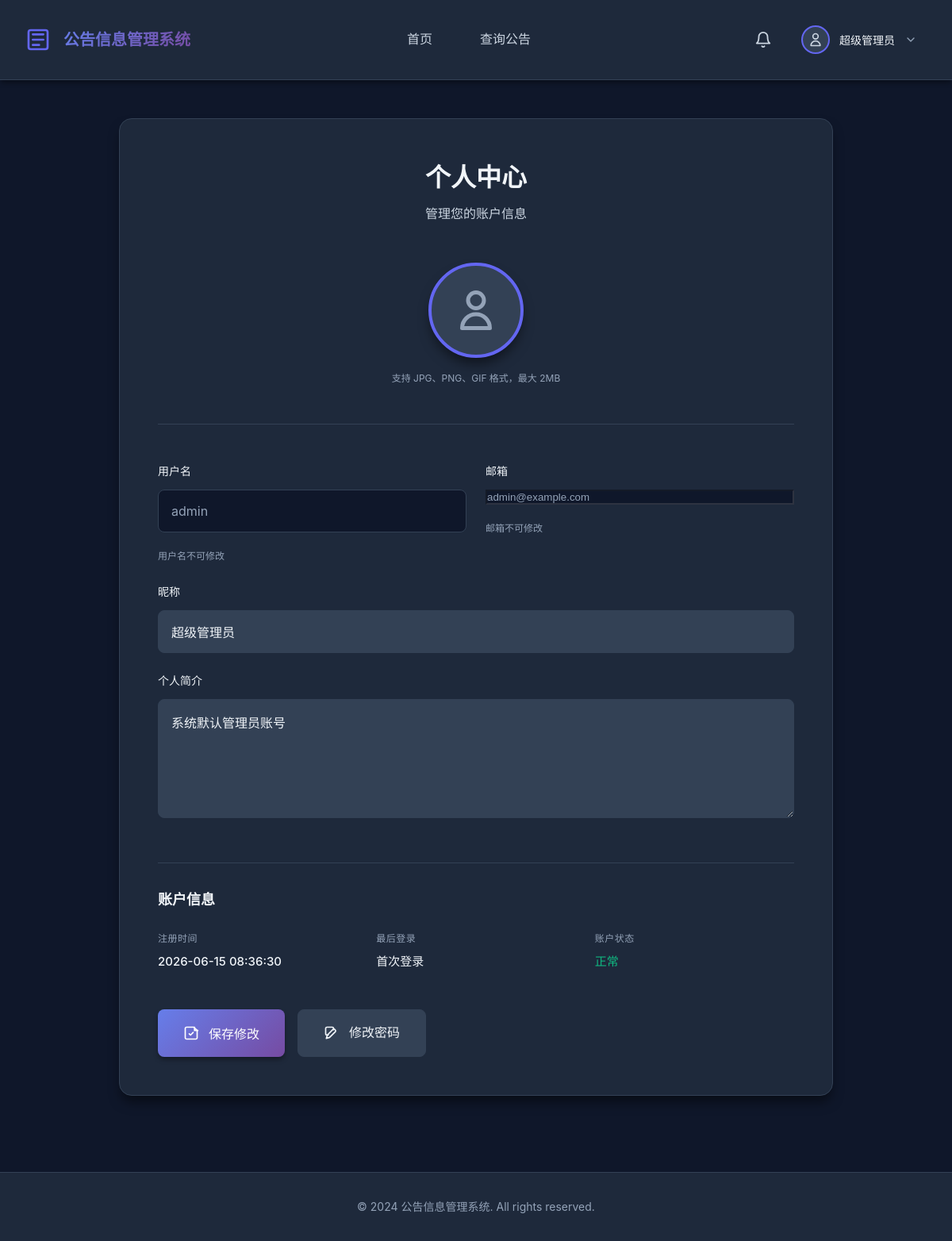
The app's page /profile.php (signed in) with its own data.
### tables this page shows
CREATE TABLE IF NOT EXISTS users (
    id INT AUTO_INCREMENT PRIMARY KEY,
    username VARCHAR(50) NOT NULL UNIQUE COMMENT '用户名',
    email VARCHAR(100) NOT NULL UNIQUE COMMENT '邮箱',
    password VARCHAR(255) NOT NULL COMMENT '加密后的密码',
    avatar_url VARCHAR(255) DEFAULT NULL COMMENT '头像URL',
    nickname VARCHAR(50) DEFAULT NULL COMMENT '昵称',
    bio VARCHAR(255) DEFAULT NULL COMMENT '个人简介',
    register_time DATETIME DEFAULT CURRENT_TIMESTAMP COMMENT '注册时间',
    last_login_time DATETIME DEFAULT NULL COMMENT '最后登录时间',
    last_login_ip VARCHAR(45) DEFAULT NULL COMMENT '最后登录IP',
    status ENUM('active', 'inactive', 'banned') DEFAULT 'active' COMMENT '状态',
    reset_token VARCHAR(255) DEFAULT NULL COMMENT '密码重置令牌',
    reset_token_expire DATETIME DEFAULT NULL COMMENT '重置令牌过期时间',
    INDEX idx_username (username),
    INDEX idx_email (email),
    INDEX idx_status (status)
);

### www/common.php (called while the page is built, shortened)
<?php
function get_logged_in_user() {
    $conn = getConnection();
    $stmt = $conn->prepare("SELECT id, username, email, avatar_url, nickname, bio, register_time, last_login_time, status FROM users WHERE id = ?");
    $stmt->bind_param("i", $_SESSION['user_id']);
    $stmt->execute();
    $result = $stmt->get_result();
    $user = $result->fetch_assoc();
    return $user;
}
?>

### www/profile.php (the view, shortened to what this page needs)
<?php
require_once 'common.php';
?>
<!DOCTYPE html>
<html lang="zh-CN">
<head>
    <link rel="stylesheet" href="style.css">
</head>
<body>
    <?php include 'header.php'; ?>
    <div class="container">
        <div class="main-content">
            <div class="profile-container">
                <div class="profile-header">
                    <h2>个人中心</h2>
                    <p>管理您的账户信息</p>
                </div>
                <div class="profile-content">
                    <div class="profile-avatar-section">
                        <div class="avatar-wrapper">
                            <?php if ($current_user['avatar_url']): ?>
                                <img id="avatarPreview" src="<?php echo htmlspecialchars($current_user['avatar_url']); ?>" alt="头像" class="profile-avatar">
                            <?php else: ?>
                                <div id="avatarPreview" class="profile-avatar-placeholder">
                                </div>
                            <?php endif; ?>
                        </div>
                        <p class="avatar-hint">支持 JPG、PNG、GIF 格式，最大 2MB</p>
                    </div>
                    <form id="profileForm" class="profile-form">
                        <div class="form-row">
                            <div class="form-group">
                                <label for="username">用户名</label>
                                <input type="text" id="username" name="username"
                                       value="<?php echo htmlspecialchars($current_user['username']); ?>" disabled>
                                <small class="form-hint">用户名不可修改</small>
                            </div>
                            <div class="form-group">
                                <label for="email">邮箱</label>
                                <input type="email" id="email" name="email"
                                       value="<?php echo htmlspecialchars($current_user['email']); ?>" disabled>
                                <small class="form-hint">邮箱不可修改</small>
                            </div>
                        </div>
                        <div class="form-row">
                            <div class="form-group">
                                <label for="nickname">昵称</label>
                                <input type="text" id="nickname" name="nickname"
                                       value="<?php echo htmlspecialchars($current_user['nickname'] ?: ''); ?>"
                                       placeholder="请输入昵称（选填）">
                            </div>
                        </div>
                        <div class="form-group">
                            <label for="bio">个人简介</label>
                            <textarea id="bio" name="bio" rows="4"
                                      placeholder="介绍一下自己吧（选填，最多255字）"><?php echo htmlspecialchars($current_user['bio'] ?: ''); ?></textarea>
                        </div>
                        <div class="form-info-section">
                            <h4>账户信息</h4>
                            <div class="info-grid">
                                <div class="info-item">
                                    <span class="info-label">注册时间</span>
                                    <span class="info-value"><?php echo date('Y-m-d H:i:s', strtotime($current_user['register_time'])); ?></span>
                                </div>
                                <div class="info-item">
                                    <span class="info-label">最后登录</span>
                                    <span class="info-value"><?php echo $current_user['last_login_time'] ? date('Y-m-d H:i:s', strtotime($current_user['last_login_time'])) : '首次登录'; ?></span>
                                </div>
                                <div class="info-item">
                                    <span class="info-label">账户状态</span>
                                    <span class="info-value status-<?php echo $current_user['status']; ?>">
                                        <?php
                                            $status_map = ['active' => '正常', 'inactive' => '未激活', 'banned' => '已封禁'];
                                            echo $status_map[$current_user['status']];
                                        ?>
                                    </span>
                                </div>
                            </div>
                        </div>
                        <div class="form-actions">
                            <button type="submit" class="btn btn-primary">
                                保存修改
                            </button>
                            <a href="change_password.php" class="btn btn-secondary">
                                修改密码
                            </a>
                        </div>
                    </form>
                </div>
            </div>
        </div>
    </div>
    <footer class="footer">
        <div class="container">
            <p>&copy; 2024 公告信息管理系统. All rights reserved.</p>
        </div>
    </footer>
</body>
</html>

### www/header.php (shortened to what this page needs)
<?php
require_once 'common.php';
$current_user = get_logged_in_user();
$current_page = basename($_SERVER['PHP_SELF']);
?>
<nav class="navbar">
    <div class="container">
        <div class="nav-brand">
            <h1>公告信息管理系统</h1>
        </div>
        <ul class="nav-menu">
            <li><a href="index.php" class="<?php echo $current_page == 'index.php' ? 'active' : ''; ?>">首页</a></li>
            <li><a href="search_notice.php" class="<?php echo $current_page == 'search_notice.php' ? 'active' : ''; ?>">查询公告</a></li>
        </ul>
        <div class="nav-user">
            <?php if ($current_user): ?>
                <div class="message-notification">
                    <button class="message-bell-btn" onclick="toggleMessagePanel()">
                    </button>
                </div>
                <div class="user-dropdown">
                    <button class="user-avatar-btn" onclick="toggleUserMenu()">
                        <?php if ($current_user['avatar_url']): ?>
                            <img src="<?php echo htmlspecialchars($current_user['avatar_url']); ?>" alt="头像" class="user-avatar">
                        <?php else: ?>
                            <div class="user-avatar-placeholder">
                            </div>
                        <?php endif; ?>
                        <span class="user-name"><?php echo htmlspecialchars($current_user['nickname'] ?: $current_user['username']); ?></span>
                        <svg class="dropdown-arrow" viewBox="0 0 24 24" fill="none" xmlns="http://www.w3.org/2000/svg">
                            <path d="M6 9L12 15L18 9" stroke="currentColor" stroke-width="2" stroke-linecap="round" stroke-linejoin="round"/>
                        </svg>
                    </button>
                </div>
            <?php endif; ?>
        </div>
    </div>
</nav>

### records on screen
users: nickname "超级管理员", username "admin", email "admin@example.com", bio "系统默认管理员账号", register_time "2026-06-15 08:36:30", status "正常"
